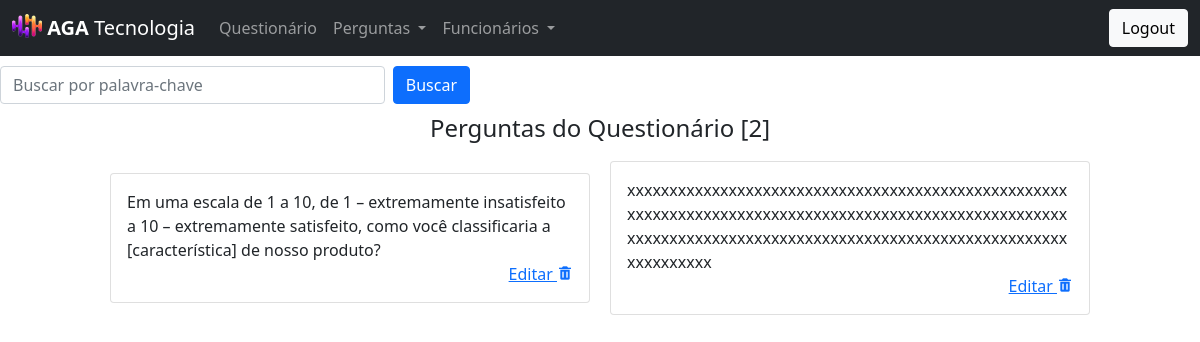
The app's page /question-manage (signed in), older data.
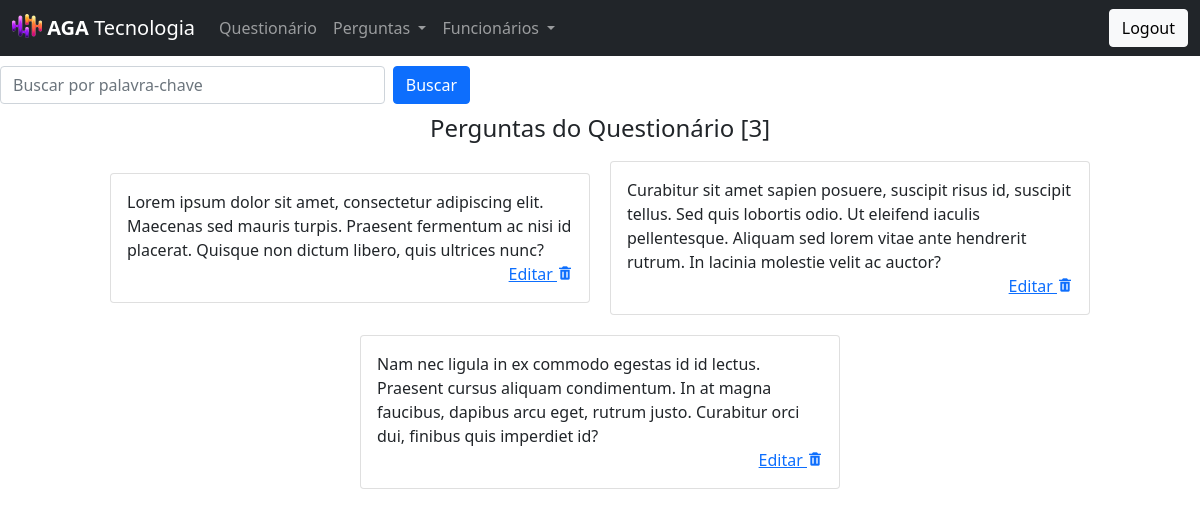
The same page, newer data.
### tables this page shows
CREATE TABLE `pergunta` (
  `id` int NOT NULL AUTO_INCREMENT,
  `descricao` text NOT NULL,
  `ativo` char(1) NOT NULL DEFAULT 'S',
  PRIMARY KEY (`id`)
);

### Controller/QuestionController.php (called while the page is built, shortened)
<?php
    class QuestionController extends Controller {
        public static function questionManage() {
            $model = new QuestionModel();
            if(isset($_GET['query'])) {
                $arr_question = $model->queryQuestion($_GET['query']);
            } else {
                $arr_question = $model->getAllRows();
            }
            include "./View/modules/Question/question_manage.php";
        }
    }

### index.php (called while the page is built, shortened)
<?php
    include "./rotas.php";

### DAO/MySQL.php (called while the page is built)
<?php
    class MySQL extends PDO {
        private $dsn = 'mysql:host=localhost:3307;dbname=agatecnologia_db';
        private $user = "root";
        private $pass = "etecjau";
        public function __construct()
        {
            try {
                return parent::__construct(
                    $this->dsn,
                    $this->user,
                    $this->pass,
                    [PDO::MYSQL_ATTR_INIT_COMMAND =>  "SET NAMES 'UTF8'"]
                );
            } catch (PDOException $e) {
                echo "[X] - Ocorreu um erro inesperado ao tentar se conectar ao MySQL.";
            }
        }
    }

### Model/QuestionModel.php (called while the page is built, shortened)
<?php
    class QuestionModel {
        public function getAllRows() {
            $dao = new QuestionDAO();
            return $dao->getAllRows();
        }
    }

### DAO/QuestionDAO.php (called while the page is built, shortened)
<?php
    class QuestionDAO {
        public $conexao;
        public function __construct()
        {
            include_once 'MySQL.php';
            $this->conexao = new MySQL();
        }
        function getAllRows() {
            $sql = "SELECT * FROM pergunta WHERE ativo = \"S\"";
            $stmt = $this->conexao->prepare($sql);
            $stmt->execute();
            return $stmt->fetchAll(PDO::FETCH_CLASS);
        }
    }

### View/modules/Question/question_manage.php (the view, shortened to what this page needs)
<!DOCTYPE html>
<html lang="pt-br">
<head>
    <?php include "./View/includes/css_config.php" ?>
    <link rel="stylesheet" href="./../../../View/css/question_manage.css">
</head>
<body>
    <header>
        <?php include "./View/includes/cabecalho.php" ?>
    </header>
    <main>
        <section>
            <div class="container-search">
                <form action="/question-manage?query=" method="GET" class="form-search d-flex">
                    <input name="query" value="<?= (isset($_GET['query'])) ? $_GET['query'] : "" ?>" class="form-control me-2" type="search" placeholder="Buscar por palavra-chave" aria-label="Search">
                    <button class="btn-buscar btn btn-primary" type="submit">Buscar</button>
                </form>
            </div>
            <div class="header-questions">
                <h4>Perguntas do Questionário [<?= count($arr_question) ?>]</h4>
            </div>
            <div class="container-questions">
                <?php foreach ($arr_question as $item): ?>
                    <div class="card">
                        <div class="card-body">
                            <?= $item->descricao ?>
                            <div style="text-align: right;">
                                <a style="text-align: left;" href="/question/form?id=<?= $item->id ?>">
                                    Editar
                                </a>
                                <a href="/question/delete?id=<?= $item->id ?>">
                                    <i class='bx bxs-trash'></i>
                                </a>
                            </div>
                        </div>
                    </div>
                <?php endforeach ?>
            </div>
        </section>
    </main>
</body>
</html>

Row changes from the older to the newer data that the page shows:
removed pergunta: descricao "Em uma escala de 1 a 10, de 1 – extremamente insatisfeito a 10 – extremamente satisfeito, como você classificaria a [característica] de nosso produto?"
removed pergunta: descricao "xxxxxxxxxxxxxxxxxxxxxxxxxxxxxxxxxxxxxxxxxxxxxxxxxxxxxxxxxxxxxxxxxxxxxxxxxxxxxxxxxxxxxxxxxxxxxxxxxxxxxxxxxxxxxxxxxxxxxxxxxxxxxxxxxxxxxxxxxxxxxxxxxxxxxxxxxxxxxxxxxxxxxx"
added pergunta: descricao "Lorem ipsum dolor sit amet, consectetur adipiscing elit. Maecenas sed mauris turpis. Praesent fermentum ac nisi id placerat. Quisque non dictum libero, quis ultrices nunc?"
added pergunta: descricao "Curabitur sit amet sapien posuere, suscipit risus id, suscipit tellus. Sed quis lobortis odio. Ut eleifend iaculis pellentesque. Aliquam sed lorem vitae ante hendrerit rutrum. In lacinia molestie velit ac auctor?"
added pergunta: descricao "Nam nec ligula in ex commodo egestas id id lectus. Praesent cursus aliquam condimentum. In at magna faucibus, dapibus arcu eget, rutrum justo. Curabitur orci dui, finibus quis imperdiet id?"
Text that changed along with them:
count($arr_question): "2" → "3"
